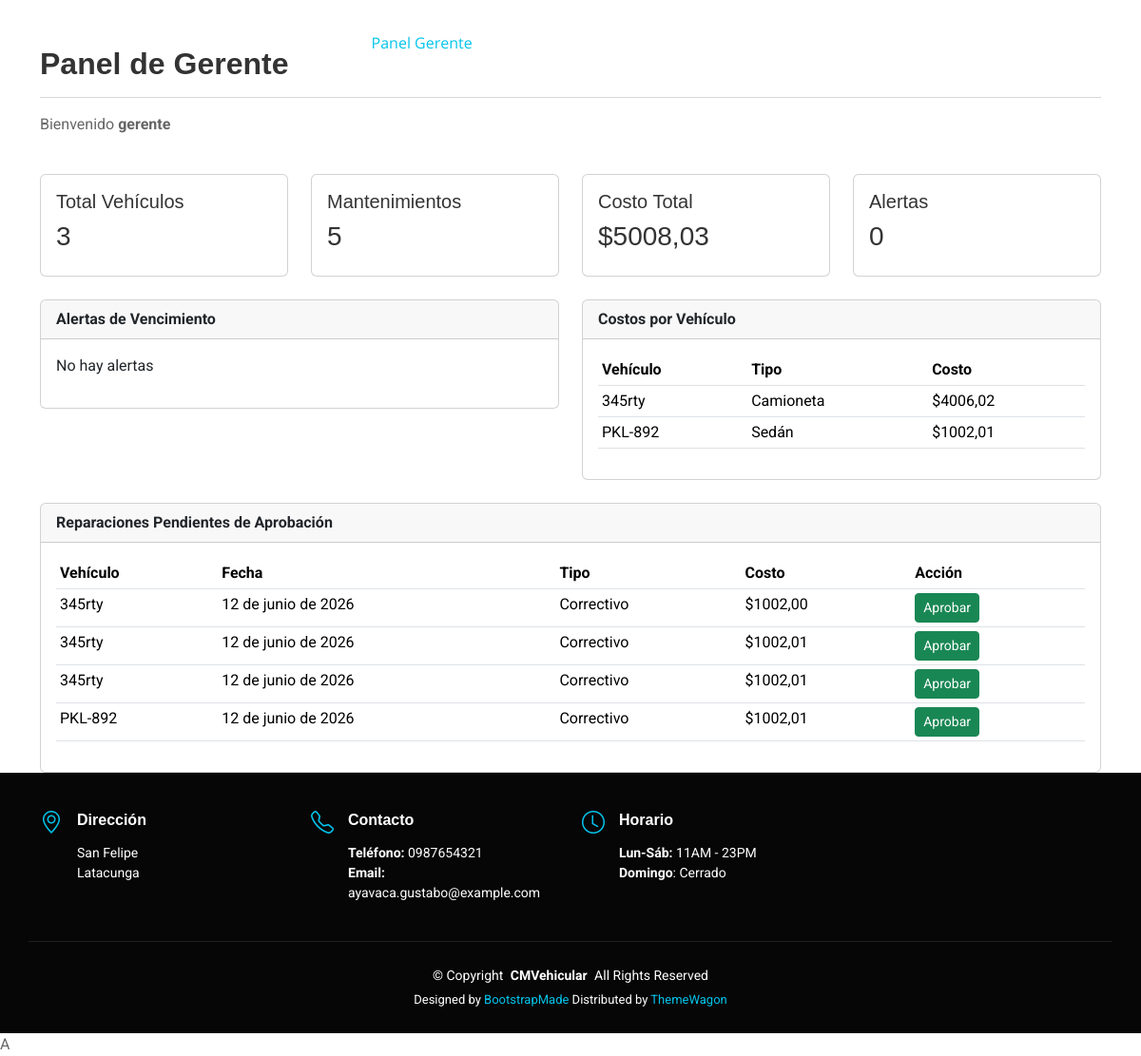
/dashboard/gerente/ (signed in), run on an earlier commit of the app's database.
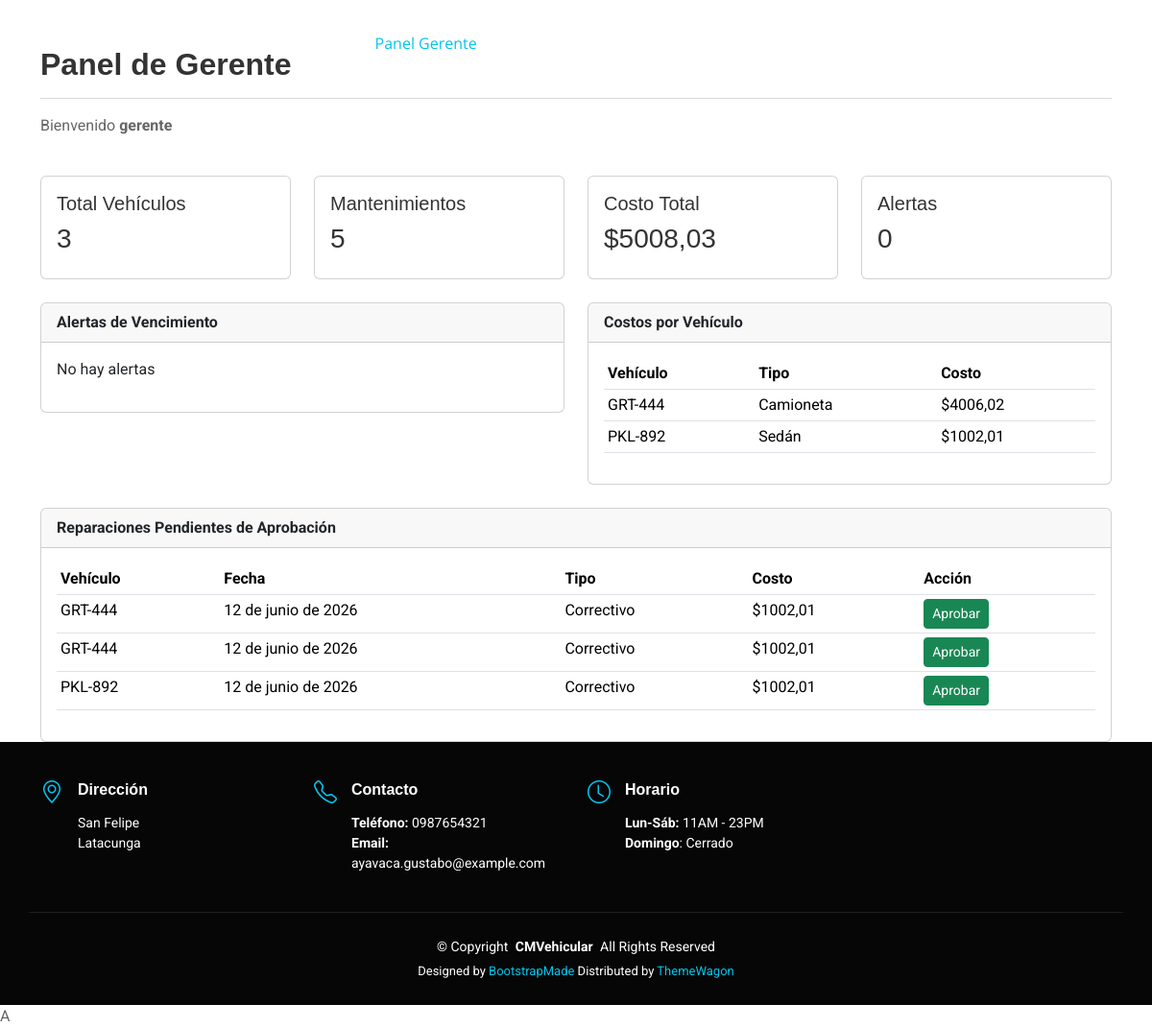
And on a later commit of the database.
### Flota/models.py (models this page shows, shortened)
class Vehiculo(models.Model):
    id = models.AutoField(primary_key=True)
    foto = models.ImageField(upload_to='vehiculos/', blank=True, null=True)
    placa = models.CharField(max_length=20)
    tipo_vehiculo = models.CharField(max_length=20)
    tipo_combustible = models.CharField(max_length=20)
    seguro_vigente = models.BooleanField(default=False)
    anio_modelo = models.IntegerField()
    fecha_vencimiento_seguro = models.DateField(null=True, blank=True)
    fecha_vencimiento_soat = models.DateField(null=True, blank=True)
    asignado_a = models.ForeignKey('PerfilUsuario', on_delete=models.SET_NULL, null=True, blank=True, related_name='vehiculos_asignados')

class Mantenimiento(models.Model):
    id = models.AutoField(primary_key=True)
    vehiculo = models.ForeignKey('Vehiculo', on_delete=models.CASCADE, null=True, blank=True)
    pdf = models.FileField(upload_to='mantenimientos/')
    fecha_servicio = models.DateField()
    costo_taller = models.DecimalField(max_digits=10, decimal_places=2)
    tipo_mantenimiento = models.CharField(max_length=20)
    repuestos_cambiados = models.TextField()
    ESTADO_CHOICES = [
        ('pendiente', 'Pendiente de Aprobación'),
        ('aprobado', 'Aprobado'),
        ('rechazado', 'Rechazado'),
        ('completado', 'Completado'),
    ]
    estado = models.CharField(max_length=20, choices=ESTADO_CHOICES, default='pendiente')
    aprobado_por = models.ForeignKey('PerfilUsuario', on_delete=models.SET_NULL, null=True, blank=True, related_name='mantenimientos_aprobados')
    fecha_aprobacion = models.DateTimeField(null=True, blank=True)

### Flota/views.py (the view)
# urls.py: path('dashboard/gerente/', views.dashboard_gerente, name='dashboard_gerente'),
@login_required
@user_passes_test(es_gerente, login_url='login')
def dashboard_gerente(request):
    hoy = datetime.now().date()
    alertas_vencimiento = []
    vehiculos = Vehiculo.objects.all()
    for v in vehiculos:
        if v.fecha_vencimiento_seguro:
            dias = (v.fecha_vencimiento_seguro - hoy).days
            if dias <= 30:
                alertas_vencimiento.append({
                    'vehiculo': v.placa,
                    'tipo': 'Seguro',
                    'fecha': v.fecha_vencimiento_seguro,
                    'dias': dias
                })
        if v.fecha_vencimiento_soat:
            dias = (v.fecha_vencimiento_soat - hoy).days
            if dias <= 30:
                alertas_vencimiento.append({
                    'vehiculo': v.placa,
                    'tipo': 'SOAT',
                    'fecha': v.fecha_vencimiento_soat,
                    'dias': dias
                })
    mantenimientos_pendientes = Mantenimiento.objects.filter(estado='pendiente').select_related('vehiculo')
    costos_vehiculos = []
    for v in vehiculos:
        total = Mantenimiento.objects.filter(vehiculo=v).aggregate(Sum('costo_taller'))['costo_taller__sum'] or 0
        if total > 0:
            costos_vehiculos.append({
                'vehiculo': v.placa,
                'total': total,
                'tipo': v.tipo_vehiculo
            })
    context = {
        'alertas_vencimiento': alertas_vencimiento,
        'mantenimientos_pendientes': mantenimientos_pendientes,
        'costos_vehiculos': costos_vehiculos,
        'total_vehiculos': vehiculos.count(),
        'total_mantenimientos': Mantenimiento.objects.count(),
        'total_costos': Mantenimiento.objects.aggregate(Sum('costo_taller'))['costo_taller__sum'] or 0,
    }
    return render(request, "dashboard_gerente.html", context)

### Flota/views.py (called while the page is built)
def es_gerente(user):
    try:
        return user.is_authenticated and user.perfil.tipo_perfil == 'gerente'
    except:
        return False

### Flota/templates/dashboard_gerente.html (shortened to what the changed rows need)
{% extends 'plantillaPrincipal.html' %}
{% load static %}
{% block contenido %}
<div class="container mt-5">
    <div class="row">
        <div class="col-12">
            <h2><b>Panel de Gerente</b></h2>
        </div>
    </div>
    <div class="row mt-4">
        <div class="col-md-6">
            <div class="card">
                <div class="card-body">
                    {% if costos_vehiculos %}
                        <table class="table table-sm">
                            <thead>
                                <tr>
                                    <th>Vehículo</th>
                                    <th>Tipo</th>
                                    <th>Costo</th>
                                </tr>
                            </thead>
                            <tbody>
                                {% for item in costos_vehiculos %}
                                    <tr>
                                        <td>{{ item.vehiculo }}</td>
                                        <td>{{ item.tipo }}</td>
                                        <td>${{ item.total|floatformat:2 }}</td>
                                    </tr>
                                {% endfor %}
                            </tbody>
                        </table>
                    {% else %}
                        <p>No hay costos registrados</p>
                    {% endif %}
                </div>
            </div>
        </div>
    </div>
    <div class="row mt-4">
        <div class="col-12">
            <div class="card">
                <div class="card-body">
                    {% if mantenimientos_pendientes %}
                        <table class="table table-sm">
                            <thead>
                                <tr>
                                    <th>Vehículo</th>
                                    <th>Fecha</th>
                                    <th>Tipo</th>
                                    <th>Costo</th>
                                    <th>Acción</th>
                                </tr>
                            </thead>
                            <tbody>
                                {% for m in mantenimientos_pendientes %}
                                    <tr>
                                        <td>{{ m.vehiculo.placa }}</td>
                                        <td>{{ m.fecha_servicio }}</td>
                                        <td>{{ m.tipo_mantenimiento }}</td>
                                        <td>${{ m.costo_taller }}</td>
                                        <td>
                                            <a href="{% url 'aprobar_reparacion' m.id %}" class="btn btn-sm btn-success">
                                                Aprobar
                                            </a>
                                        </td>
                                    </tr>
                                {% endfor %}
                            </tbody>
                        </table>
                    {% else %}
                        <p>No hay reparaciones pendientes</p>
                    {% endif %}
                </div>
            </div>
        </div>
    </div>
</div>
{% endblock %}

What changed in the data, as far as the page shows it:
no longer on this page (row edited): Mantenimiento: vehiculo.placa "345rty", fecha_servicio "12 de junio de 2026", tipo_mantenimiento "Correctivo", costo_taller "1002,00"
changed through a linked row, Mantenimiento (number 1 of 3 on the later page): vehiculo.placa "345rty" → "GRT-444"
changed through a linked row, Mantenimiento (number 2 of 3 on the later page): vehiculo.placa "345rty" → "GRT-444"
Also different on the page:
new list line: "GRT-444 Camioneta"
new list line: "$ 4006,02"
list line gone: "345rty Camioneta"
list line gone: "$ 4006,02"
